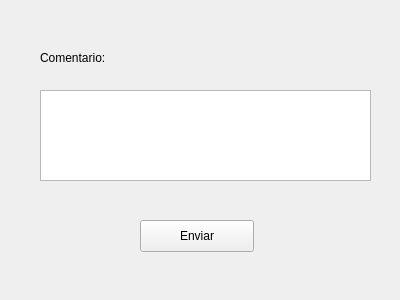
<?xml version="1.0" encoding="UTF-8"?>
<ui version="4.0">
 <class>Form</class>
 <widget class="QWidget" name="Form">
  <property name="geometry">
   <rect>
    <x>0</x>
    <y>0</y>
    <width>400</width>
    <height>300</height>
   </rect>
  </property>
  <property name="windowTitle">
   <string>Form</string>
  </property>
  <widget class="QLabel" name="label">
   <property name="geometry">
    <rect>
     <x>40</x>
     <y>50</y>
     <width>81</width>
     <height>16</height>
    </rect>
   </property>
   <property name="text">
    <string>Comentario:</string>
   </property>
  </widget>
  <widget class="QTextEdit" name="textEdit">
   <property name="geometry">
    <rect>
     <x>40</x>
     <y>90</y>
     <width>331</width>
     <height>91</height>
    </rect>
   </property>
  </widget>
  <widget class="QPushButton" name="pushButton">
   <property name="geometry">
    <rect>
     <x>140</x>
     <y>220</y>
     <width>114</width>
     <height>32</height>
    </rect>
   </property>
   <property name="text">
    <string>Enviar</string>
   </property>
  </widget>
 </widget>
 <resources/>
 <connections/>
</ui>
